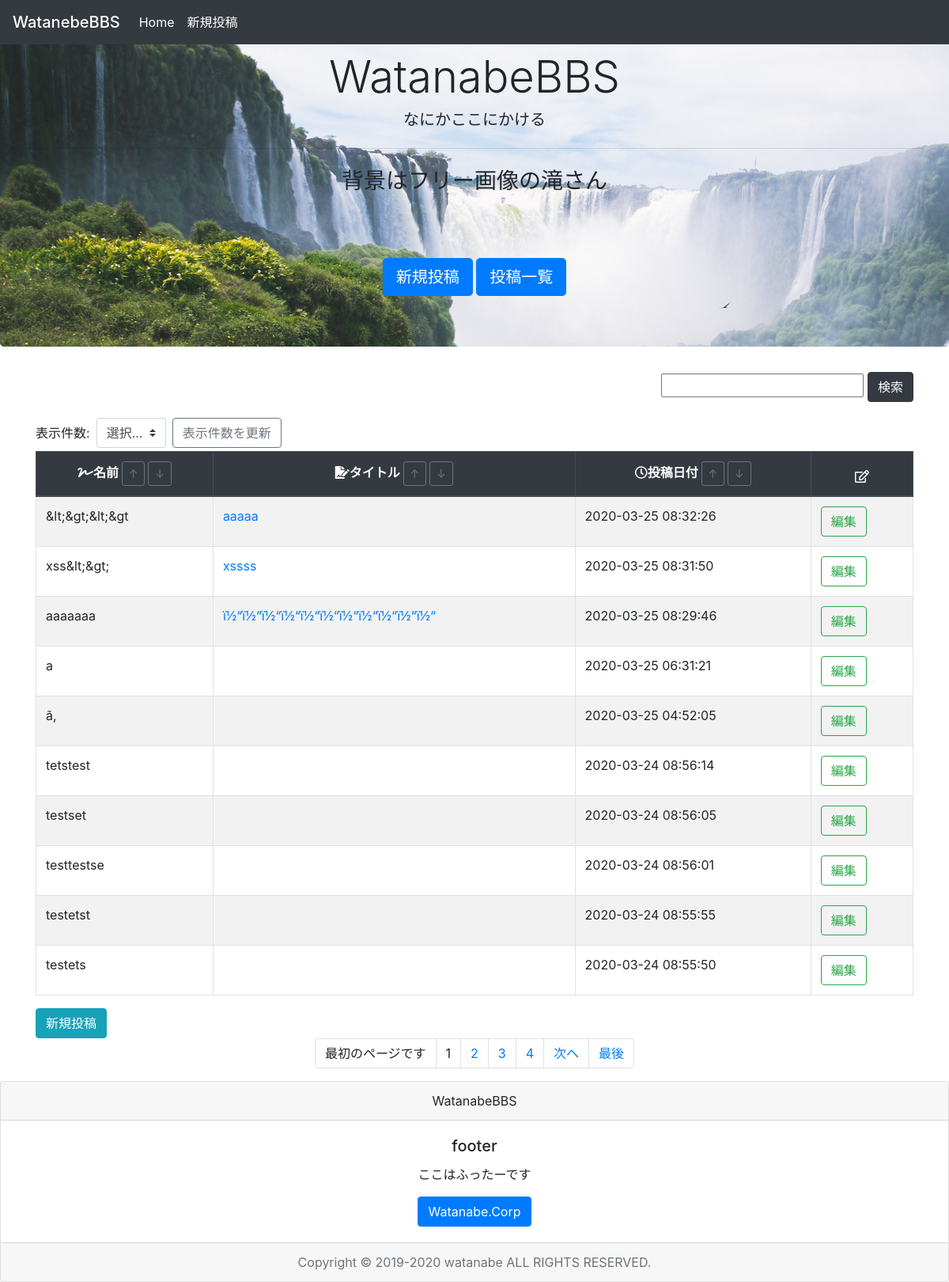
The page / on the database its author committed.
### tables this page shows
CREATE TABLE `board_table` (
  `id` int(11) NOT NULL,
  `name` varchar(20) NOT NULL,
  `title` text NOT NULL,
  `date` timestamp NOT NULL DEFAULT CURRENT_TIMESTAMP ON UPDATE CURRENT_TIMESTAMP,
  `content` text NOT NULL
);

### index.php (the view, shortened to what this page needs)
<?php
  try {
    require('mybbs_db.php');
    function h($s) {
      return htmlspecialchars($s, ENT_QUOTES, 'UTF-8');
    }
    if (isset($_POST['mv'])) {
      $max_view = (int)$_POST['mv'];
    } else {
      $max_view = 10;
    }
    if (isset($_GET['page'])) {
      $nowPage = (int)$_GET['page'];
    } else {
      $nowPage = 1;
    }
    if ($nowPage > 1) {
      $start = ($nowPage * $max_view) - $max_view;
    }else {
      $start = 0;
    }
    if(isset($_POST["sw"])){
      $search = $_POST["sw"];
      $stmt = $pdo->prepare("SELECT * FROM board_table WHERE title LIKE ? OR name LIKE ? ORDER BY date DESC LIMIT {$start}, {$max_view};");
      $stmt->execute(array(0 => '%'.$search.'%',1 => '%'.$search.'%'));
      $stmt = $stmt->fetchALL(PDO::FETCH_ASSOC);
      $page_num = $pdo->prepare("SELECT COUNT(*) FROM board_table WHERE title LIKE ? OR name LIKE ?;");
      $page_num->execute(array(0 => '%'.$search.'%',1 => '%'.$search.'%'));
      $page_num = $page_num->fetchColumn();
      $maxPage = ceil($page_num / $max_view);
    }else{
      $stmt = $pdo->query("SELECT * FROM board_table ORDER BY date DESC LIMIT {$start},{$max_view};");
      $stmt = $stmt->fetchAll(PDO::FETCH_ASSOC);
      $page_num = $pdo->query("SELECT COUNT(*) FROM board_table;");
      $page_num = $page_num->fetchColumn();
      $maxPage = ceil($page_num / $max_view);
    }
  }catch (Exception $e) {
    echo 'エラーが発生しました。:' . $e->getMessage();
  }
?>
<!DOCTYPE html>
<html lang="ja">
<head>
    <link href="https://stackpath.bootstrapcdn.com/bootstrap/4.4.1/css/bootstrap.min.css" rel="stylesheet">
    <link rel="stylesheet" href="css/watanabe.css" type="text/css">
    <link href="https://use.fontawesome.com/releases/v5.6.1/css/all.css" rel="stylesheet">
</head>
<body>
    <div class="text-center">
      <div class="jumbotron">
        <h1 class="display-4">WatanabeBBS</h1>
          <h2 class="lead">なにかここにかける</h2>
            <hr class="my-4">
          <h3>背景はフリー画像の滝さん</h3><br><br><br>
          <a class="btn btn-primary btn-lg" href="new.php" role="button">新規投稿</a>
          <a class="btn btn-primary btn-lg" href="index.php" role="button">投稿一覧</a>
      </div>
    </div>
    <div class="container">
    <form method="post" name="search" onSubmit="return check()">
    <div class="form-group clearfix">
      <div class="float-right">
        <input class="col-unset-6 "type="text" name="sw">
        <input class="btn btn-dark" type="submit" name="kensaku" value="検索">
      </div>
    </div>
    </form>
    <form method="post" class="form-inline">
      <label class="my-1 mr-2" for="inlineFormCustomSelect">表示件数:</label>
      <select class="custom-select my-1 mr-sm-2" id="inlineFormCustomSelect" name="mv">
        <option selected>選択...</option>
      </select>
      <button class="btn btn-outline-secondary btn-md" type="submit" name="select" value="view_num">表示件数を更新</button>
    </form>
    <div class="table-responsive overflow-y:scroll">
      <table id="table1" class="table table-striped table-bordered table-hover">
        <thead class="thead-dark">
         <form method="post">
          <tr class ="text-center">
            <th><i class="fas fa-signature"></i>名前
              <button class="btn btn-outline-secondary btn-sm" type="submit" name="sb" value="nsu">↑</button>
              <button class="btn btn-outline-secondary btn-sm" type="submit" name="sb" value="nsd">↓</button>
            </th>
            <th><i class="fas fa-file-signature"></i>タイトル
              <button class="btn btn-outline-secondary btn-sm" type="submit" name="sb" value="tsu">↑</button>
              <button class="btn btn-outline-secondary btn-sm" type="submit" name="sb" value="tsd">↓</button>
            </th>
            <th><i class="far fa-clock"></i>投稿日付
              <button class="btn btn-outline-secondary btn-sm" type="submit" name="sb" value="dsu">↑</button>
              <button class="btn btn-outline-secondary btn-sm" type="submit" name="sb" value="dsd">↓</button>
            </th>
            <th><i class="far fa-edit"></i>
            </th>
          </tr>
          </form>
        </thead>
        <tbody>
          <?php foreach ($stmt as $table): ?>
          <tr>
            <td><?= h($table['name']) ?></td>
            <td><a href="show.php?id=<?= $table['id'] ?>"><?= h($table['title']) ?></a></td>
            <td><?= $table["date"] ?></td>
            <td>
              <a class="btn btn-outline-success" href="edit.php?id=<?= $table['id'] ?>">編集</a>
            </td>
          </tr>
          <?php endforeach ?>
        </tbody>
      </table>
      </div>
        <div class="button">
        <a class="btn btn-info" href="new.php">新規投稿</a>
        </div>
      <nav aria-label="...">
        <ul class="pagination justify-content-center">
          <?php if($nowPage < 2) { ?>
            <li class="page-item">
              <a class="page-link">最初のページです</a>
            </li>
          <?php }else { ?>
            <li class="page-item"><a class="page-link" href="?page= 1">最初</a></li>
            <li class="page-item"><a class="page-link" href="?page=<?= $nowPage - 1 ?>">前へ</a></li>
          <?php } ?>
              <li class="page-item">
                <a class="page-link"><?= $nowPage ?></a>
              </li>
            <?php for ($y = $nowPage + 1; $y <= $nowPage + 3; $y++): ?>
              <?php if($y - 1 >= $maxPage){
                break;
              }else { ?>
                <li class="page-item">
                  <a class="page-link" href="?page=<?= $y ?>"><?= $y; ?></a>
                </li>
              <?php } ?>
            <?php endfor ?>
          <?php if($nowPage >= $maxPage) { ?>
            <li class="page-item">
              <a class="page-link">最後のページです</a>
            </li>
          <?php }else { ?>
            <li class="page-item"><a class="page-link" href="?page=<?= $nowPage + 1 ?>"> 次へ</a></li>
            <li class="page-item"><a class="page-link" href="?page=<?= $maxPage ?>">最後</a></li>
          <?php } ?>
        </ul>
      </nav>
    </div>
  </body>
</html>

### css/watanabe.css (style rules this page uses)
.jumbotron { background:url("../images/kouho2.jpg"); }

### rows shown on the page
board_table: name "&lt;&gt;&lt;&gt", title "aaaaa", date "2020-03-25 08:32:26"
board_table: name "xss&lt;&gt;", title "xssss", date "2020-03-25 08:31:50"
board_table: name "aaaaaaa", title "ï½“ï½“ï½“ï½“ï½“ï½“ï½“ï½“ï½“ï½“ï½“", date "2020-03-25 08:29:46"
board_table: name "a", date "2020-03-25 06:31:21"
board_table: name "ã‚", date "2020-03-25 04:52:05"
board_table: name "tetstest", date "2020-03-24 08:56:14"
board_table: name "testset", date "2020-03-24 08:56:05"
board_table: name "testtestse", date "2020-03-24 08:56:01"
board_table: name "testetst", date "2020-03-24 08:55:55"
board_table: name "testets", date "2020-03-24 08:55:50"

### other values the page prints
$nowPage "1"
